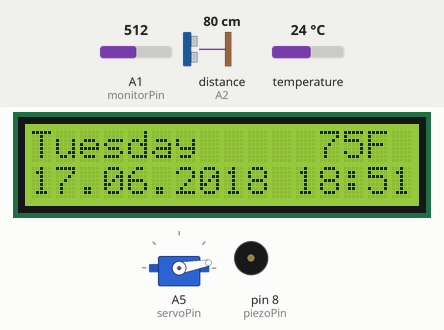
This sketch was run on a simulated Arduino Nano, built with avr-gcc and run on an emulated ATmega328P. On the bench: 16×2 character LCD, servo, buzzer (waves = sounding). Wiring (inferred from the names in the program): ultrasonic range finder: trigger A3; echo A2. The test bench sets the inputs (shaded band); at power-on: A1 (monitorPin) = 512, temperature 24 °C, distance to the obstacle (sensor on A2) 80 cm. The echo pulse lasts 58.3 µs per cm; the local clock reads 2024-03-15 10:24:30 at power-on unless the sketch sets it; what the sketch prints to the serial monitor is not drawn.

Above: at 2.2 s.
2.3 s: A1 (monitorPin) set to 264
6.5 s: A1 (monitorPin) set to 241
At 9.3 s:
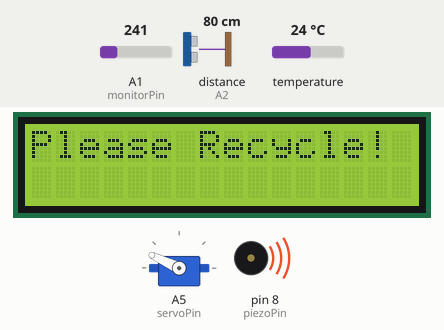
9.8 s: temperature set to 12 °C
At 13.1 s:
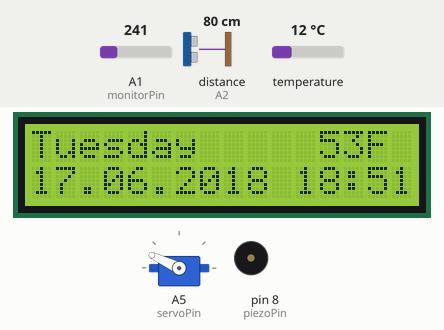
13.8 s: temperature set to 19 °C
At 18.2 s:
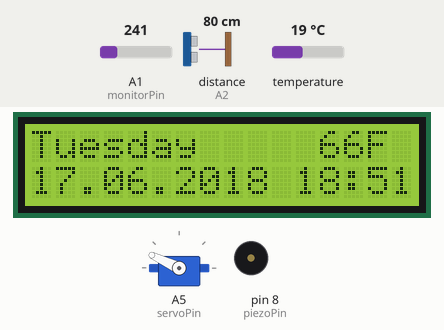
Timing chart, 0 to 19.0 s (numbered marks = the images above; inputs shaded):
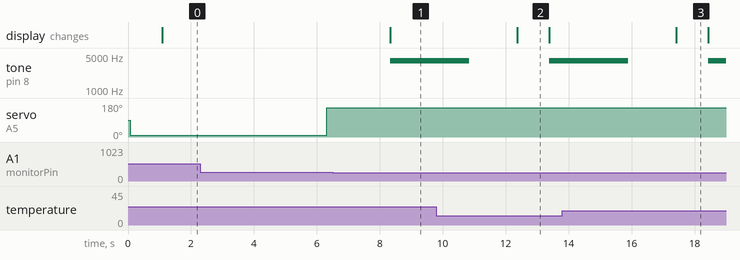

Measured:
- the behaviour switches between 250 and 249 on A1 (monitorPin) (found by bisection; images 0 and 1)
- after the input at 6.5 s, tone on pin 8 (piezoPin): silent → 4000 Hz after 1.8 s; the display: changes after 1.8 s (image 1)
- after the input at 9.8 s, the display: changes after 2.6 s (image 2)
- after the input at 13.8 s, the display: changes after 3.6 s (image 3)
- what the display in image 2 shows lasts 1.0 s, from 12.4 s to 13.4 s

The sketch:

R3.ino
```cpp
/*

 R3 program identifies Motion of the object with the help of
 Ultrasonic Sensor and also identifies metal with the help of
 Inductive Proximity Sensor.
 The serial signals will be sent to the microcontroller and notifies
 user wiht a message "Please Recycle!" on Liquid Crystal Display (LCD).
 If the object is not recyclable item (non-metal in this scope)
 then Ultrasonic Sensor will send the signals to microcontroller
 and finally trash bin lid will be opened for 4 seconds and then closes.

 All times the LCD will be displayed with the below information:
 * Day of the Week
 * Inside bin temperature in Fahrenheit
 * Date
 * Time

 We used Ananlog pins as Digital pins as some of
 the digital pins that we used for LCD were needed for the
 Ultrasonic sensor also, so we used Analog pins along with
 pinMode(.,.) as Digital pins, to avoid same pin connecting
 to different components.

  The circuit as explained below:

 * Ultrasonic Senson as Motion Detector Input Device.
 * Trigger pin as Analog pin A3
 * Ultrasonic sensor power pin to Analog pin A4
 * echo pin to Analog pin A2
 *
 * Inductive Proximity sensor as Metal Detector Input Device.
 * Inductive Proximity sensor as Metal Detector Input Device.
 * Pulse signla to Analog pin A1
 * Sensor Power signals from VCC (5 volts)
 * Sensor Ground from GND pin
 *
 * DS3231 as Real Time Clock (RTC) and also
 * acts as a Temperature Sensor Input Device.
 *
 * DC Servo as Output Device
 * Servo pin to Analog pin A5
 *
 * Liquid Display (LCD) as Output Device.
 * LCD RS pin to digital pin 12
 * LCD Enable pin to digital pin 11
 * LCD D4 pin to digital pin 5
 * LCD D5 pin to digital pin 4
 * LCD D6 pin to digital pin 3
 * LCD D7 pin to digital pin 2
 * LCD R/W pin to ground
 * LCD VSS pin to ground
 * LCD VCC pin to 5V
 * 10K and 100 ohm resistor:
 * ending to +5V and ground
 * wiper to LCD VO pin (pin 3)
 *
 * Passive Buzzer as Output Device:
 * For this buzzer Digital Pin# 8
 *    with 100 ohms resistor to
 *    lessen the power to the buzzer
 *
 *

 @Created on February 2018
   by Venya Karri
      Srinidhi Akella
      Harini Devireddy
      Pragna Yalamanchili

 @Modified - 06/16/2018
              Fixed Time lap issue between openCap and closeCap
              Fixed execution of openCap on setup/startup of R3

*/

//-------------------- SETTINGS ----------------------
#define maxH 15           // working distance. Initially it was 50cm and
                          //
#define cap_time 4        // time while cap is open, 4 seconds
#define open_angle 10     // open angle
#define close_angle 155   // close angle

#define debug 0           // debug information (0 off, 1 on)


//--------------- Motion Detector connections ----------------------
/*
#define trigPin 3
#define echoPin 2
#define sensorVCC 4
#define MOSFETpin 6
#define servoPin 5
*/
#define echoPin A2
#define trigPin A3
#define sensorVCC A4
#define servoPin A5
#define MOSFETpin A6

//--------------- Include Libraries Code -------------------------
#include <LiquidCrystal.h> //for LCD module
#include <Servo.h>    //servo library,for motion detector module
#include <DS3231.h> //for RTC and Temperature module

//--------------- Declare Variables start -------------------------
DS3231  rtc(SDA, SCL);
int tempC;
int tempF;

// initialize the library by associating any needed LCD interface pin
// with the arduino pin number it is connected to
const int rs = 12, en = 11, d4 = 5, d5 = 4, d6 = 3, d7 = 2;
LiquidCrystal lcd(rs, en, d4, d5, d6, d7);

// Below are the Metal detector vars
float metal_detected;
int monitoring;
int monitorPin = 1;
int var = 10;
int piezoPin = 8; //for buzzer

Servo servo;

long duration;
byte distance;
unsigned long open_timer;
boolean open_flag;
boolean test_flag = true;
//--------------- Declare Variables end -------------------------


//--------------- One Time Execution as start-up ----------------
//Initializes and sets the initial values
void setup() {

 // set up the LCD's number of columns and rows:
  lcd.begin(16, 2);

  Serial.begin(9600); //serial.begin is used for both modules
  if (debug) Serial.println("system start");
  servo.attach(servoPin);
  pinMode(trigPin, OUTPUT);
  digitalWrite(trigPin, 0);
  pinMode(MOSFETpin, OUTPUT);
  digitalWrite(MOSFETpin, 0);
  pinMode(echoPin, INPUT);

  pinMode(sensorVCC, OUTPUT);
  digitalWrite(sensorVCC, 0);     // power off the sensor

  open_cap();                     // open cap with system start


  // Initialize the rtc object
  rtc.begin();

  // The following lines can be uncommented to set the date and time
  rtc.setDOW(SUNDAY);     // Set Day-of-Week to SUNDAY
  rtc.setTime(18, 51, 0);     // Set the time to 12:00:00 (24hr format)
  rtc.setDate(17, 6, 2018);   // Set the date to April 14TH, 2018 // 14, 4, 2018


}

//---- Loops consecutively, allowing R3 program to change and respond ----------
void loop() {

Serial.println("Loop_Started");
  displayTime();

  // Below IF is for Metal Detector and
  //ELSE is for Motion Detector
  monitoring= analogRead(monitorPin);
  delay(1000);
  lcd.print("");

  if(monitoring < 250)
  {
      // The blelow logic is for Metal Detector

      unsigned long StartTime = millis();

       // set the cursor to column 0, line 1
       lcd.setCursor(0, 0);
       lcd.print("                      ");
       lcd.setCursor(0, 1);
       lcd.print("                      ");
       lcd.setCursor(0, 0);
       lcd.print("Please Recycle!");
       Serial.println("metal detected.");
       tone(piezoPin, 4000, 2500); // Pin Number, Frequency in Hz, duration in milli seconds
       delay(1000);
       delay(1000);
       delay(1000);
       delay(1000);
       //lcd.setCursor(0, 1);
       //lcd.print("                       ");
       displayTime();

  }
  else
  {

      // The blelow logic is for Motion Detector

      // LowPower.powerDown(SLEEP_1S, ADC_OFF, BOD_OFF);  // sleep 1 second
      Serial.println("system in loop.....distance: " + distance);
     // delay(1000);//Instead of LowPower.powerDown(...) we used delay(1000) as LowPower.powerDown(...) function is giving error because of LowPower.h library

        digitalWrite(sensorVCC, 1);           // power up range sensor
        measure();                            // first "idle" measure, there are some glitches without it
        distance = measure();                 // get distance
        digitalWrite(sensorVCC, 0);           // disable range sensor
        if (debug) {
          Serial.println("debug: "+ debug);
          Serial.println(distance);
          delay(500);
        }

        Serial.println("&&&&&&& open_flag value is &&&&&&&&&&&");
        Serial.println(open_flag);
       // Serial.println("&&&&&&&$$$$$$$$$$$$$$$$&&&&&&&&&&&");

        //if distance fit the range of 5cm to 15cm
        if (distance >= 5 && distance <= maxH) {
         // Serial.println("testing.... IF...");
          open_timer = 0;                     //Reset timer
          if (!open_flag) {                   //If cap is closed
           // Serial.println("testing....inside IF -- !open_flag ...");
            tone(piezoPin, 7000, 2500);       //Pin Number, Frequency in Hz,
                                              //duration in milli seconds
            open_cap();
          }
        } else {
          //Serial.println("testing....ELSE...");
          if (open_flag) {                    // if cap is open
          //  Serial.println("testing....inside ELSE -- open_flag ...");
            open_timer++;                     //Timer increments by 1 sec each time
                                              // (open_timer = open_timer + 1)
            Serial.println(open_timer);
            Serial.println(cap_time);
            if (open_timer > cap_time) {      //if cap_time exceeds after cap was opened
              close_cap();
            }
          }
        }

  }

  //Serial.println(var);
  var = var + 5;
  //delay(1000);

} //end of loop


void open_cap() {
  if (debug) Serial.println("open");
  digitalWrite(MOSFETpin, 1);     // power up the servo - A6
  delay(1);
  servo.write(open_angle);        // open cap
  delay(1000);                    // wait servo
  digitalWrite(MOSFETpin, 0);     // disable servo - A6
  open_flag = true;                  // remember that cap is open
  Serial.println("Cap Opened.");
}
void close_cap() {
  if (debug) Serial.println("close");
  digitalWrite(MOSFETpin, 1);     // power up the servo - A6
  delay(1);
  servo.write(close_angle);       // close cap
  delay(1000);                    // wait servo
  digitalWrite(MOSFETpin, 0);     // disable servo - A6
  open_flag = false;                  // remember that cap is closed
  Serial.println("Cap Closed.");
}


// distance measuring custom function using pulseIn and below formula
// (duration / 2) / 29.1 ---> OR (duration / 2) * 0.0344;
byte measure() {
  digitalWrite(trigPin, 0);
  delayMicroseconds(5);
  digitalWrite(trigPin, 1);
  delayMicroseconds(15);
  digitalWrite(trigPin, 0);
  duration = pulseIn(echoPin, HIGH);
  return (duration / 2) / 29.1;
}


//displays DOW, Date and Time on the LCD
byte displayTime(){
  lcd.setCursor(0, 0);
  lcd.print("                      ");
  lcd.setCursor(0, 1);
  lcd.print("                      ");
  lcd.setCursor(0, 0);
  lcd.print(rtc.getDOWStr());
  lcd.setCursor(0, 1);
  lcd.print(rtc.getDateStr());
  lcd.print(" ");
  lcd.print(rtc.getTimeStr());

  // Send Day-of-Week
  Serial.print(rtc.getDOWStr());
  Serial.print(" ");
  // Send date
  Serial.print(rtc.getDateStr());
  Serial.print(" -- ");
  // Send time
  Serial.println(rtc.getTimeStr());
  //to display temperature
  displayTemp();
  // Wait one second before repeating :)
  //delay (1000);
}

//displays the Temperature inside the trashcan in Fahrenheit
 byte displayTemp(){
  tempC = rtc.getTemp();
  tempF = (tempC * 1.8) + 32.0; // Convert C to F
  lcd.setCursor(12, 0);
  lcd.print(tempF);
  lcd.print("F");
}
```
